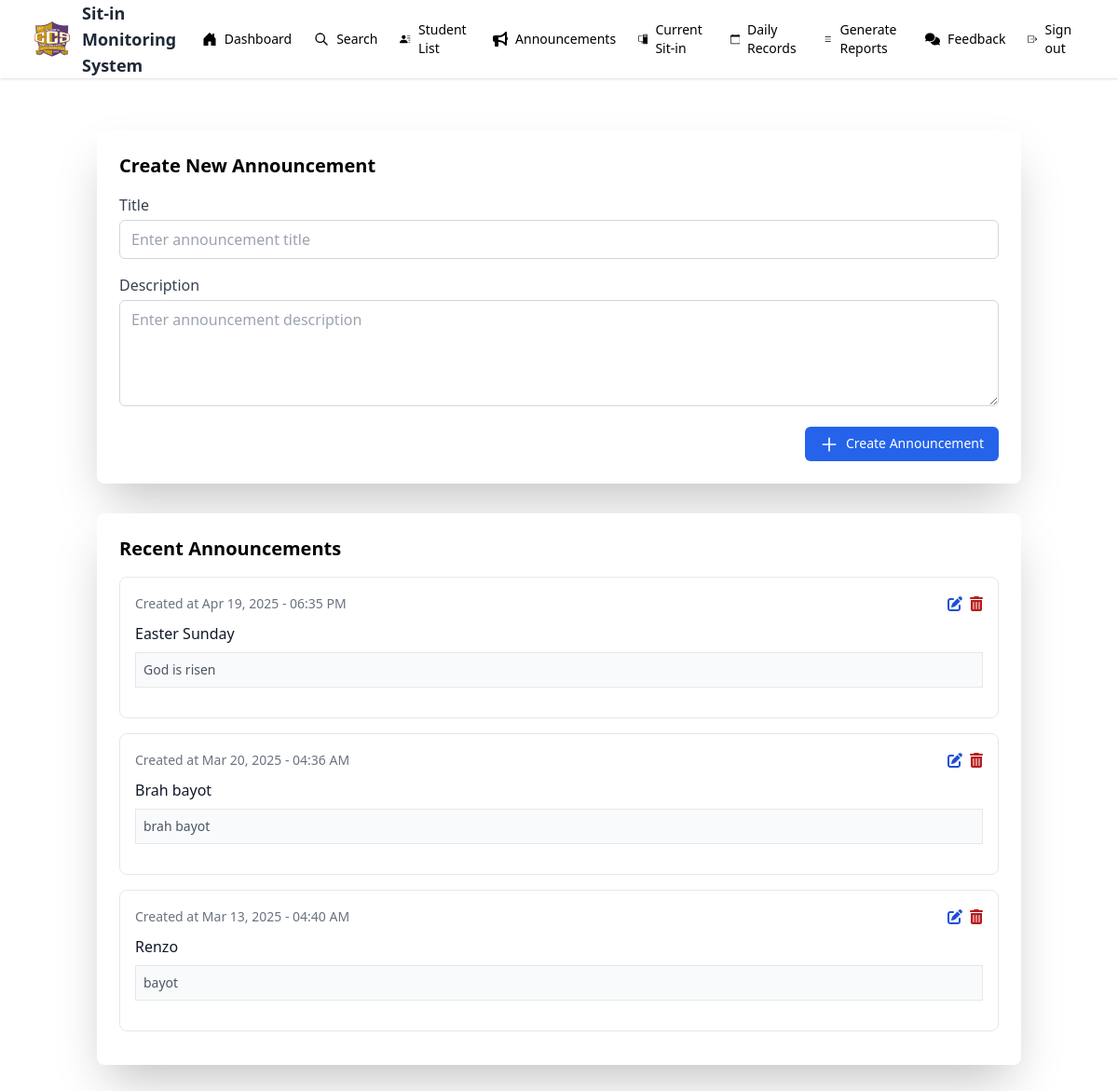
The app's page /admin/admin_annc.php with its own data.
### tables this page shows
CREATE TABLE `announcements` (
  `announcement_id` int(20) NOT NULL,
  `title` varchar(50) NOT NULL,
  `description` varchar(100) NOT NULL,
  `created_at` timestamp NOT NULL DEFAULT current_timestamp()
);

### admin/admin_annc.php (the view, shortened to what this page needs)
<?php
include "../admin/admin_nav.php";
$editData = null;
?>
<!DOCTYPE html>
<html lang="en">
<head>
    <script src="https://cdn.tailwindcss.com"></script>
    <link rel="stylesheet" href="https://cdnjs.cloudflare.com/ajax/libs/font-awesome/6.0.0-beta3/css/all.min.css">
</head>
<body class="bg-gray-100">
    <div class="container mx-auto px-4 py-8">
        <div class="max-w-7xl mx-auto">
            <div class="bg-white rounded-lg shadow-2xl p-6 mb-8">
                <h2 class="text-xl font-bold mb-4"><?php echo isset($editData) ? "Edit Announcement" : "Create New Announcement"; ?></h2>
                <form action="admin_annc.php" method="post" class="space-y-4">
                    <div>
                        <label for="title" class="block text-base font-medium text-gray-700 mb-1">Title</label>
                        <input type="text" name="title" id="title"
                            class="text-base w-full px-3 py-2 border border-gray-300 rounded-md focus:outline-none focus:ring-2 focus:ring-blue-500"
                            value="<?php echo isset($editData) ? htmlspecialchars($editData['title']) : ''; ?>"
                            placeholder="Enter announcement title">
                    </div>
                    <div>
                        <label for="description" class="text-base block font-medium text-gray-700 mb-1">Description</label>
                        <textarea name="description" id="description" rows="4"
                            class="text-base w-full px-3 py-2 border border-gray-300 rounded-md focus:outline-none focus:ring-2 focus:ring-blue-500"
                            placeholder="Enter announcement description"><?php echo isset($editData) ? htmlspecialchars($editData['description']) : ''; ?></textarea>
                    </div>
                    <div class="flex justify-end space-x-2">
                        <button type="submit" name="<?php echo isset($editData) ? 'update' : 'submit'; ?>"
                            class="text-sm px-4 py-2 bg-blue-600 text-white rounded-md hover:bg-blue-700 focus:outline-none focus:ring-2 focus:ring-blue-500 focus:ring-offset-2">
                            <svg xmlns="http://www.w3.org/2000/svg" class="h-5 w-5 inline-block mr-1" fill="none" viewBox="0 0 24 24" stroke="currentColor">
                                <?php if (isset($editData)): ?>
                                    <path stroke-linecap="round" stroke-linejoin="round" stroke-width="2" d="M11 5H6a2 2 0 00-2 2v11a2 2 0 002 2h11a2 2 0 002-2v-5m-1.414-9.414a2 2 0 112.828 2.828L11.828 15H9v-2.828l8.586-8.586z" />
                                <?php else: ?>
                                    <path stroke-linecap="round" stroke-linejoin="round" stroke-width="2" d="M12 4v16m8-8H4" />
                                <?php endif; ?>
                            </svg>
                            <?php echo isset($editData) ? 'Update Announcement' : 'Create Announcement'; ?>
                        </button>
                    </div>
                </form>
            </div>
            <div class="bg-white rounded-lg shadow-2xl p-6">
                <h2 class="text-xl font-semibold mb-4">Recent Announcements</h2>
                <div class="space-y-4 max-h-[500px] overflow-y-auto">
                    <?php
                    $result = mysqli_query($mysql, "SELECT * FROM announcements ORDER BY created_at DESC");
                    if ($result && mysqli_num_rows($result) > 0):
                        while ($row = mysqli_fetch_assoc($result)):
                    ?>
                        <div class="border border-gray-200 rounded-lg p-4 hover:bg-gray-50 transition">
                            <div class="flex justify-between items-center mb-2">
                                <span class="text-sm text-gray-500">Created at <?php echo date('M d, Y - h:i A', strtotime($row['created_at'])); ?></span>
                                <div class="flex space-x-2">
                                    <form action="" method="post" class="inline">
                                        <button type="submit" name="edit"
                                            class="text-base text-blue-700 rounded-md">
                                            <i class="fas fa-edit"></i>
                                        </button>
                                    </form>
                                    <form action="" method="post" class="inline" onsubmit="return confirm('Are you sure you want to delete this announcement?');">
                                        <button type="submit" name="delete"
                                            class="text-base text-red-700 rounded-md">
                                            <i class="fas fa-trash-alt"></i>
                                        </button>
                                    </form>
                                </div>
                            </div>
                            <h3 class="text-base font-medium text-gray-900 mb-2"><?php echo htmlspecialchars($row['title']); ?></h3>
                            <p class="text-sm   bg-gray-50 text-gray-600 mb-4 border p-2"><?php echo htmlspecialchars($row['description']); ?></p>
                        </div>
                    <?php
                        endwhile;
                    else:
                    ?>
                        <p class="text-gray-500 text-center py-4">No announcements found</p>
                    <?php endif; ?>
                </div>
            </div>
        </div>
    </div>
</body>
</html>

### records on screen
announcements: created_at "Apr 19, 2025 - 06:35 PM", title "Easter Sunday", description "God is risen"
announcements: created_at "Mar 20, 2025 - 04:36 AM", title "Brah bayot", description "brah bayot"
announcements: created_at "Mar 13, 2025 - 04:40 AM", title "Renzo", description "bayot"
